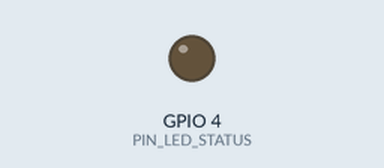
The sketch below on a simulated ESP32. On the bench: output pins drawn as LEDs (lit = HIGH). WiFi joins after 1.5 s; servers stay silent unless stated; what the sketch prints to the serial monitor is not drawn.

Above: at 0.0 s.
At 2.1 s:
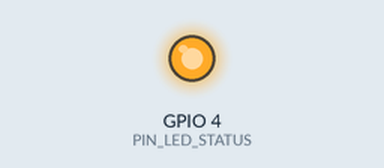
Timing chart, 0 to 3.6 s (numbered marks = the images above):
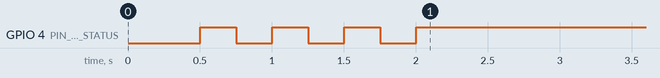

The sketch:

modul10_halo_wifi.ino
```cpp
// Modul 10 - Kemenangan Cepat: ESP32 menyapa WiFi rumahmu
// Nama dan kata sandi WiFi TIDAK ditulis di file ini, tetapi di tab secrets.h.
// LED status D4 berkedip selama menyambung, lalu menyala tetap begitu tersambung.

#include <WiFi.h>     // ikut paket esp32, tidak perlu dipasang
#include "secrets.h"  // berisi WIFI_NAMA dan WIFI_SANDI

const int PIN_LED_STATUS = 4;              // LED status meja kerja (Modul 2)
const unsigned long BATAS_TUNGGU = 20000;  // menyerah setelah 20 detik

void setup() {
  Serial.begin(115200);
  delay(500);
  pinMode(PIN_LED_STATUS, OUTPUT);
  Serial.println();
  Serial.printf("Menyambung ke WiFi \"%s\"", WIFI_NAMA);

  WiFi.mode(WIFI_STA);  // STA (station) = ESP32 menumpang di jaringan router, seperti HP-mu
  WiFi.begin(WIFI_NAMA, WIFI_SANDI);

  // Menunggu di setup() boleh untuk Kemenangan Cepat ini: hanya sekali, dan watchdog belum mengawasi.
  // Konsep 4 membahas cara menyambung yang tidak pernah membuat program macet.
  bool ledNyala = false;
  unsigned long mulai = millis();
  while (WiFi.status() != WL_CONNECTED && millis() - mulai < BATAS_TUNGGU) {
    ledNyala = !ledNyala;
    digitalWrite(PIN_LED_STATUS, ledNyala);  // kedip selama menunggu
    Serial.print(".");
    delay(250);
  }
  Serial.println();

  if (WiFi.status() != WL_CONNECTED) {
    digitalWrite(PIN_LED_STATUS, LOW);
    Serial.println("Belum tersambung setelah 20 detik. Periksa nama dan kata sandi di tab secrets.h.");
    return;
  }
  digitalWrite(PIN_LED_STATUS, HIGH);  // menyala tetap = tersambung
  Serial.printf("Tersambung dalam %lu ms!\n", millis() - mulai);
  Serial.print("Alamat IP ESP32 : ");
  Serial.println(WiFi.localIP());
  Serial.printf("Kekuatan sinyal : %d dBm\n", WiFi.RSSI());
}

void loop() {
  // Kosong: semua pekerjaan Kemenangan Cepat ada di setup().
}
```

secrets.h
```cpp
// secrets.h - RAHASIA: nama dan kata sandi WiFi-mu.
// File ini CONTOH. Ganti kedua teks di bawah dengan nama dan kata sandi WiFi 2,4 GHz milikmu.
// Di repositorimu sendiri, secrets.h diabaikan Git lewat .gitignore (Modul 10, Praktik 1)
// sehingga kata sandimu tidak pernah ikut terunggah ke GitHub.
#pragma once

const char WIFI_NAMA[] = "NamaWiFiRumahmu";   // nama WiFi (SSID), huruf besar-kecil harus sama persis
const char WIFI_SANDI[] = "KataSandiWiFimu";  // kata sandi WiFi
```
